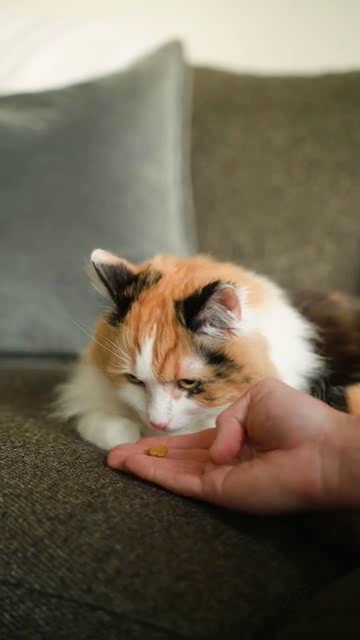
#> input picture frame 48 of video.avi, 360 x 640 px, given in place of city.mp4, which was not available
$ jupyter execute '19. 퀴즈.ipynb'   (text cells are left out)
#> lines starting #> are read from the running program, lines starting #| are printed output that depends on the picture
[cell 1]
import cv2

cap = cv2.VideoCapture('city.mp4')

fourcc = cv2.VideoWriter_fourcc(*'DIVX')

width = round(cap.get(cv2.CAP_PROP_FRAME_WIDTH))
height = round(cap.get(cv2.CAP_PROP_FRAME_HEIGHT))
fps = cap.get(cv2.CAP_PROP_FPS) * 4

out = cv2.VideoWriter('city_output.avi', fourcc, fps, (height, width))

while cap.isOpened():
    ret, frame = cap.read()
#> frame is the input picture: shape (640, 360, 3); mean B, G, R 86.9, 104.8, 115.4

    if not ret:
        break

    rotare_frame = cv2.rotate(frame, cv2.ROTATE_90_COUNTERCLOCKWISE)
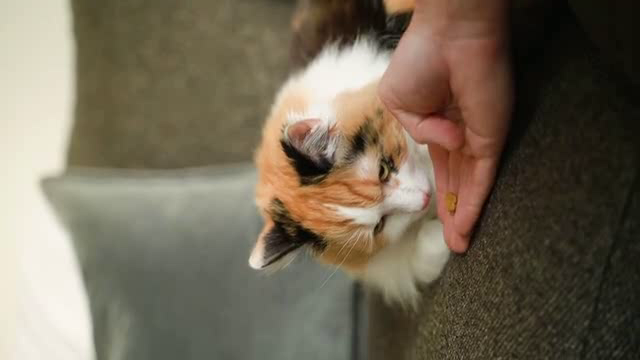
#> rotare_frame: shape (360, 640, 3); mean B, G, R 86.9, 104.8, 115.4

    out.write(rotare_frame)
    cv2.imshow('frame', frame)

    if cv2.waitKey(1) == ord('q'):
#> (key q is pressed here)
        break

out.release()
cap.release()
cv2.destroyAllWindows()


$ run again, starting later in the video
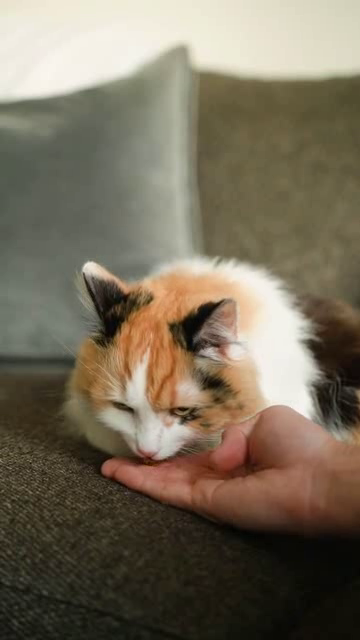
#> input picture frame 218 of video.avi, 360 x 640 px, given in place of city.mp4, which was not available
#> frame is the input picture: shape (640, 360, 3); mean B, G, R 90.8, 108.8, 119
#> `rotare_frame = cv2.rotate(frame, cv2.ROTATE_90_COUNTERCLOCKWISE)`:
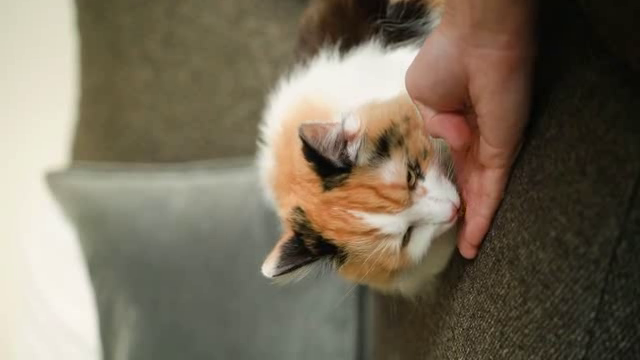
#> rotare_frame: shape (360, 640, 3); mean B, G, R 90.8, 108.8, 119

$ run again, starting later in the video
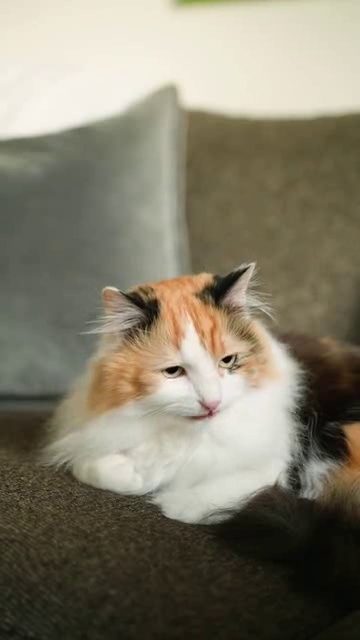
#> input picture frame 388 of video.avi, 360 x 640 px, given in place of city.mp4, which was not available
#> frame is the input picture: shape (640, 360, 3); mean B, G, R 107.8, 125.3, 130.8
#> `rotare_frame = cv2.rotate(frame, cv2.ROTATE_90_COUNTERCLOCKWISE)`:
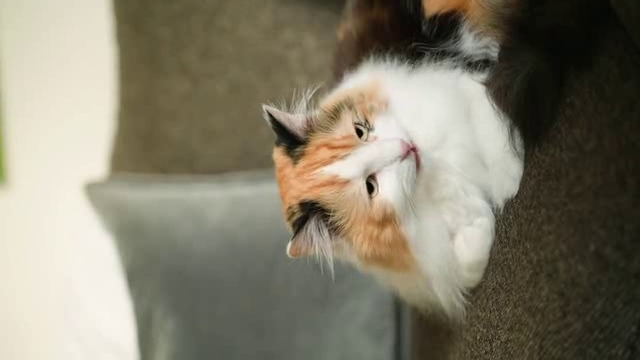
#> rotare_frame: shape (360, 640, 3); mean B, G, R 107.8, 125.3, 130.8
